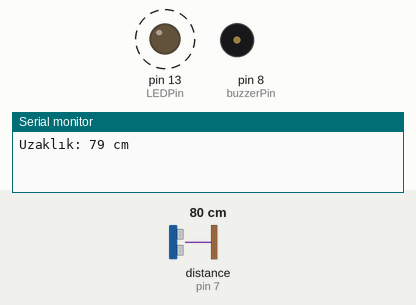
Recording of a sketch running on a simulated Arduino Uno, built with avr-gcc and run on an emulated ATmega328P. Shown: output pins drawn as LEDs (lit = HIGH), buzzer (waves = sounding), the last lines printed to the serial monitor. Wiring (inferred from the names in the program): ultrasonic range finder: trigger pin 6; echo pin 7. Dashed ring = blinking. The test bench sets the inputs (shaded band); at power-on: distance to the obstacle (sensor on pin 7) 80 cm. The echo pulse lasts 58.3 µs per cm; pins used as bus, display or sensor lines are not drawn.

Above: at 0.8 s.
2.5 s: distance to the obstacle (sensor on pin 7) set to 2 cm
At 3.45 s:
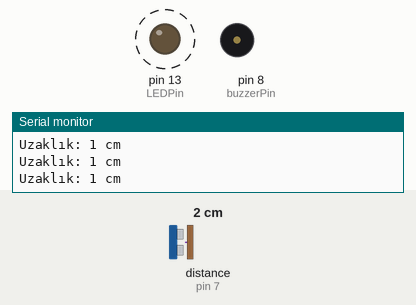
6.0 s: distance to the obstacle (sensor on pin 7) set to 9 cm
At 6.18 s:
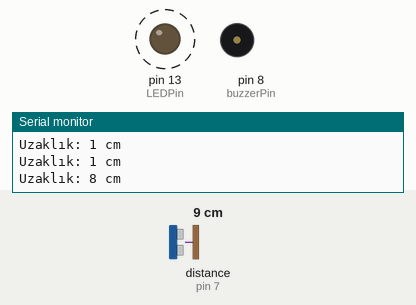
Timing chart, 0 to 15.5 s (numbered marks = the images above; inputs shaded):
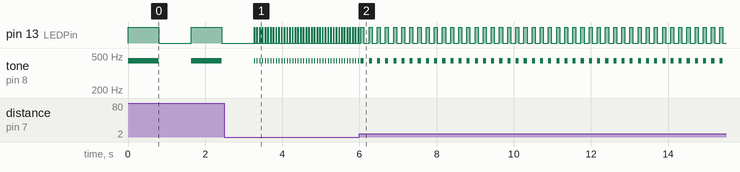

The sketch:

park_sensor.ino
```cpp
/*
 HC-SR04 Ping uzaklık sensörü ile park sensörü yapma:
 VCC => arduino 5v
 GND => arduino GND
 Echo => Arduino pin 7
 Trig => Arduino pin 6

 Bu kod tüm kamu kullanımına açıktır.
 e-posta: yucelkilic@antalyasinavkoleji.com
 */


#define echoPin 7 // Echo Pin
#define trigPin 6 // Trigger Pin
#define LEDPin 13 // LED Pin
#define buzzerPin 8 // Buzzer Pin

int maksimumUzaklik = 400; // Sensörün maksimum mesafe ölçümü
int minimumUzaklik = 0; // Sensörün minimum mesafe ölçümü
long sure, mesafe;

void setup() {
 Serial.begin (9600);
 pinMode(trigPin, OUTPUT);
 pinMode(echoPin, INPUT);
 pinMode(LEDPin, OUTPUT);
 pinMode(buzzerPin, OUTPUT);
}

void loop() {
/* Aşağıdaki süreç en yakın cismin uzaklığını gönderilen ses dalgası ile
yansıyan ses dalgası arasındaki süreden hesaplamaktadır.*/
 digitalWrite(trigPin, LOW);
 delayMicroseconds(2);

 digitalWrite(trigPin, HIGH);
 delayMicroseconds(10);

 digitalWrite(trigPin, LOW);
 // ses dalgasının geri dönmesi için geçen süre ölçülüyor
 sure = pulseIn(echoPin, HIGH);

 //cm cinsinden mesafe hesaplmama.
 mesafe = sure/58.2;

 if (mesafe >= maksimumUzaklik || mesafe <= minimumUzaklik){
 /* Sensörün algılamadığı sınır aralığı, uyarı olarak seri porttan "-1"
 gönder.*/
  Serial.println("-1");
 }
 else {
 /* Başarılı okuma sonucu LED ve buzzerı tetikle*/
  Serial.print("Uzaklık: ");
  Serial.print(mesafe); // cm biriminde.
  Serial.println(" cm");
  digitalWrite(LEDPin, HIGH);
  tone(buzzerPin, 440);
  delay(mesafe * 10);
  digitalWrite(LEDPin, LOW);
  noTone(buzzerPin);
  delay(mesafe * 10);
 }

 // Her okumada 50 ms bekle
 delay(50);
}
```

Measured:
- after the input at 2.5 s, pin 13 (LEDPin): alternates HIGH for 0.01 s and LOW for 0.06 s, starting after 0.78 s; tone on pin 8 (buzzerPin): alternates 440 Hz for 0.01 s and silent for 0.06 s, starting after 0.78 s
- after the input at 6.0 s, pin 13 (LEDPin): alternates HIGH for 0.08 s and LOW for 0.13 s, starting after 0.12 s; tone on pin 8 (buzzerPin): alternates 440 Hz for 0.08 s and silent for 0.13 s, starting after 0.12 s
- by itself, pin 13 (LEDPin): alternates HIGH for 0.79 s and LOW for 0.85 s
- by itself, tone on pin 8 (buzzerPin): alternates 440 Hz for 0.79 s and silent for 0.85 s
